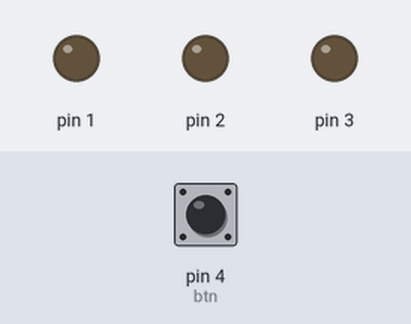
Simulated run of this sketch. Board: Arduino Uno, built with avr-gcc and run on an emulated ATmega328P. Shown: output pins drawn as LEDs (lit = HIGH). Dashed ring = blinking. The test bench sets the inputs (shaded band); at power-on: pin 4 (btn) LOW.

Above: at 1.2 s.
1.3 s: pin 4 (btn) pulled HIGH for 0.15 s
At 2.1 s:
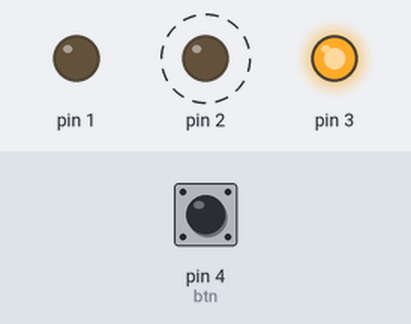
4.4 s: pin 4 (btn) pulled HIGH for 1 s
At 6.6 s:
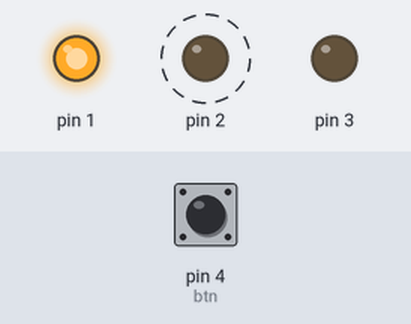
8.4 s: pin 4 (btn) pulled HIGH for 3.2 s
At 8.55 s:
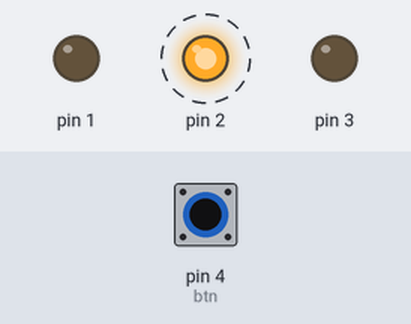
Timing chart, 0 to 15.1 s (numbered marks = the images above; inputs shaded):
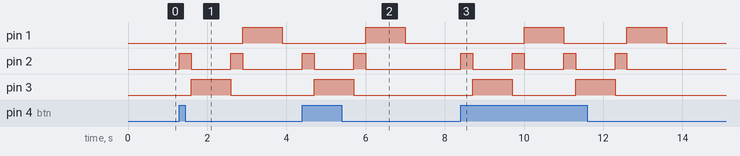

Measured:
- after the input at 1.3 s, pin 1: LOW → HIGH after 1.6 s, → LOW 1.0 s later; pin 2: alternates HIGH for 0.30 s and LOW for 1.0 s, starting at once; pin 3: LOW → HIGH after 0.30 s, → LOW 1.0 s later
- after the input at 4.4 s, pin 1: LOW → HIGH after 1.6 s, → LOW 1.0 s later; pin 2: alternates HIGH for 0.30 s and LOW for 1.0 s, 4 changes in all, then stays LOW, starting at once; pin 3: LOW → HIGH after 0.30 s, → LOW 1.0 s later
- after the input at 8.4 s, pin 1: alternates HIGH for 1.0 s and LOW for 1.6 s, 4 changes in all, then stays LOW, starting after 1.6 s; pin 2: alternates HIGH for 0.30 s and LOW for 1.0 s, 8 changes in all, then stays LOW, starting at once; pin 3: alternates HIGH for 1.0 s and LOW for 1.6 s, 4 changes in all, then stays LOW, starting after 0.30 s

The sketch:

semaforo_jhon_anderson.ino
```cpp
int rojo = 3 ; //led luz roja.
int amarillo  = 2 ; //led luz amarila.
int verde = 1 ; //led luz verde.
int btn = 4; //boton que hace funcionar el semaforo.

void setup() {
  // put your setup code here, to run once:

  //inicializar las luces del semaforo.
  for(int i  = 1 ; i <= 3 ; i++){
    pinMode(i, 1);
  }
  //iniciar el boton.
  pinMode(btn, INPUT);
}

void on(int luz){
        for(int i  = 1 ; i <= 3 ; i++){
            if(i == luz){
               digitalWrite(i, HIGH);
            }else{
              digitalWrite(i, LOW);
            }
        }
}

void loop() {
  // put your main code here, to run repeatedly:
  //resetear valores
  on(5);
 //btn validacion si esta pulsado.
 int isPulsado = digitalRead(btn);
 if(isPulsado){

  //secuencia.
    on(2);
  delay(300);
  on(3);
  delay(1000);
  on(2);
  delay(300);
  on(1);
  delay(1000);
 }

}
```
